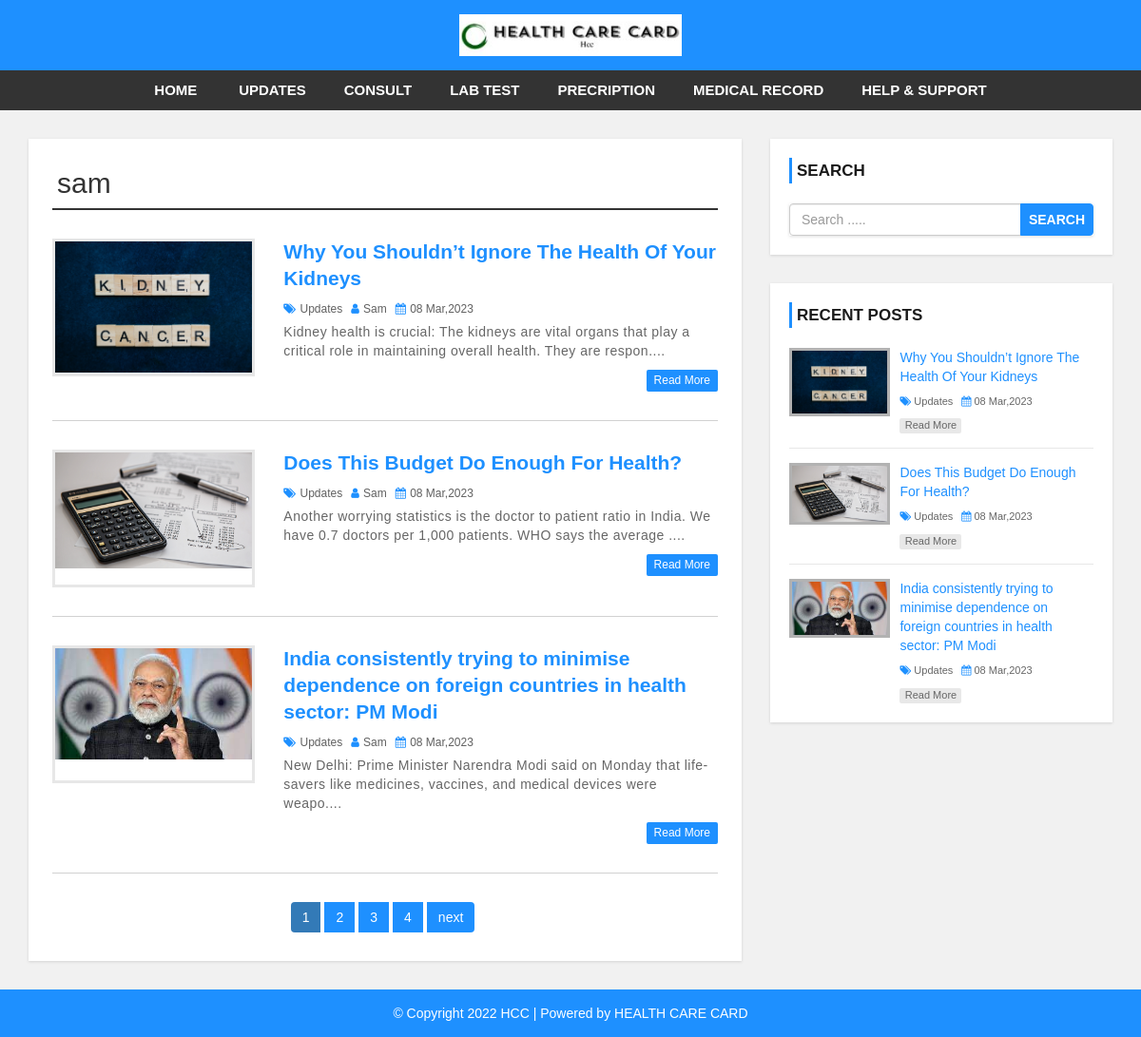
The app's page /author.php?aid=46 with its own data.
### tables this page shows
CREATE TABLE `settings` (
  `id` int(11) NOT NULL,
  `websitename` varchar(60) NOT NULL,
  `logo` varchar(50) NOT NULL,
  `footerdesc` varchar(255) NOT NULL
);

CREATE TABLE `category` (
  `category_id` int(11) NOT NULL,
  `category_name` varchar(100) NOT NULL,
  `post` int(11) NOT NULL DEFAULT 0
);

CREATE TABLE `user` (
  `user_id` int(10) UNSIGNED NOT NULL,
  `first_name` varchar(30) NOT NULL,
  `last_name` varchar(30) NOT NULL,
  `username` varchar(30) DEFAULT NULL,
  `password` varchar(40) DEFAULT NULL,
  `role` int(11) NOT NULL
);

CREATE TABLE `post` (
  `post_id` int(11) NOT NULL,
  `title` varchar(100) NOT NULL,
  `description` text NOT NULL,
  `category` varchar(100) NOT NULL,
  `post_date` varchar(50) NOT NULL,
  `author` int(11) NOT NULL,
  `post_img` varchar(100) NOT NULL
);

### config.php (called while the page is built, shortened)
<?php
$hostname = "http://localhost/Health-care-card/News-site/";
?>

### author.php (the view, shortened to what this page needs)
<?php include 'header.php'; ?>
    <div id="main-content">
      <div class="container">
        <div class="row">
            <div class="col-md-8">
                <div class = "post-container">
                   <?php
                   include 'config.php';
                   if(isset($_GET['aid'])){
                       $auth_id = $_GET['aid'];
                   }
                   $sql1 = "SELECT * FROM post JOIN user
                   ON post.author = user.user_id
                    WHERE user_id = {$auth_id}";
                   $result1 = mysqli_query($conn,$sql1) or die("Query Failed!!!");
                   $row1 = mysqli_fetch_assoc($result1);
                   ?>
                   <h2 class= "page-heading"><?php echo $row1['username']?></h2>
                   <?php
                        $limit = 3;
                        if(isset($_GET['page'])){
                            $page = $_GET['page'];
                        }else{
                            $page = 1;
                        }
                        $offset = ($page - 1) * $limit;
                        $sql = "SELECT * FROM post
                        LEFT JOIN category ON post.category = category.category_id
                        LEFT JOIN user ON post.author = user.user_id
                        WHERE author = {$auth_id}
                        ORDER BY post.post_id DESC LIMIT {$offset},{$limit}";
                         $result = mysqli_query($conn,$sql) or die("Query Faild!!");
                         if(mysqli_num_rows($result)>0){
                            while($row = mysqli_fetch_assoc($result))
                            {
                        ?>
                        <div class="post-content">
                            <div class="row">
                                <div class="col-md-4">
                                    <a class="post-img" href="single.php?id=<?php echo $row['post_id'];?>"><img src="admin/upload/<?php echo $row['post_img'];?>" alt=""/></a>
                                </div>
                                <div class="col-md-8">
                                    <div class="inner-content clearfix">
                                        <h3><a href='single.php?id=<?php echo $row['post_id'];?>'><?php echo $row['title'];?></a></h3>
                                        <div class="post-information">
                                            <span>
                                                <i class="fa fa-tags" aria-hidden="true"></i>
                                                <a href='category.php?cid=<?php echo $row['category'];?>'><?php echo $row['category_name'];?></a>
                                            </span>
                                            <span>
                                                <i class="fa fa-user" aria-hidden="true"></i>
                                                <a href='author.php?aid=<?php echo $row['author'];?>'><?php echo $row['username'];?></a>
                                            </span>
                                            <span>
                                                <i class="fa fa-calendar" aria-hidden="true"></i>
                                                <?php echo $row['post_date'];?>
                                            </span>
                                        </div>
                                        <p class="description">
                                        <?php echo substr($row['description'],0,130)."....";?>
                                        </p>
                                        <a class='read-more pull-right' href='single.php?id=<?php echo $row['post_id']?>'>read more</a>
                                    </div>
                                </div>
                            </div>
                        </div>
                        <?php
                            }
                        }else{
                            echo "<h2>No Record Found</h2>";
                        }
                        ?>
                         <?php
                        if(mysqli_num_rows($result1)>0){
                            $total_records = mysqli_num_rows($result1);
                            $total_page = ceil($total_records/$limit);
                            echo " <ul class='pagination admin-pagination'>";
                            for($i = 1;$i<=$total_page;$i++){
                                if($i == $page){
                                    $active = "active";
                                }else{
                                    $active = "";
                                }
                                echo '<li class='.$active.'><a href = "author.php?aid='.$auth_id = $_GET['aid'].'&page='.$i.'">'.$i.'</a></li>';
                            }
                            if($total_page > $page)
                            {
                                echo '<li><a href = "author.php?aid='.$auth_id = $_GET['aid'].'&page='.($page + 1).'">next</a></li>';
                            }
                            echo "</ul>";
                        }
                  ?>
               </div>
            </div>
            <?php include 'sidebar.php'; ?>
        </div>
      </div>
    </div>
<?php include 'footer.php'; ?>

### header.php (shortened to what this page needs)
<?php
include 'config.php';
?>
<!DOCTYPE html>
<html lang="en">
<head>
    <link rel="stylesheet" href="css/bootstrap.min.css" />
    <link rel="stylesheet" href="css/font-awesome.css">
    <link rel="stylesheet" href="css/style.css">
</head>
<body>
<div id="header">
    <div class="container">
        <div class="row">
            <div class=" col-md-offset-4 col-md-4">
            <?php
                    include 'config.php';
                    $sql = "SELECT * FROM settings";
                    $result = mysqli_query($conn,$sql) or die("Query Faild!!");
                    if(mysqli_num_rows($result)>0){
                        while($row = mysqli_fetch_assoc($result))
                        {
                            if($row['logo'] == ""){
                                echo '<a href="index.php"><h1>'.$row['websitename'].'</h1></a>';
                            }else{
                                echo '<a href="index.php" id="logo"><img src="admin/images/'.$row['logo'].'"></a>';
                            }
                        }
                    }
                ?>
            </div>
        </div>
    </div>
</div>
<div id="menu-bar">
    <div class="container">
        <div class="row">
            <div class="col-md-12">
                <?php
                include 'config.php';
                $sql = "SELECT * FROM category WHERE post > 0";
                $result = mysqli_query($conn,$sql) or die("Querry is not working!!!");
                if(mysqli_num_rows($result)>0){
                ?>
                <ul class='menu'>
                <li  ><a href='<?php echo $hostname; ?>'>Home</a></li>
                    <?php
                    while($row = mysqli_fetch_assoc($result)){
                        $active = "";
                        echo "<li  ><a class = '{$active}' href='category.php?cid={$row['category_id']}'>{$row['category_name']}</a></li>";
                    }
                    ?>
                </ul>
                <?php }?>
            </div>
        </div>
    </div>
</div>

### sidebar.php
<div id="sidebar" class="col-md-4">
    <div class="search-box-container">
        <h4>Search</h4>
        <form class="search-post" action="search.php" method ="GET">
            <div class="input-group">
                <input type="text" name="search" class="form-control" placeholder="Search .....">
                <span class="input-group-btn">
                    <button type="submit" class="btn btn-danger">Search</button>
                </span>
            </div>
        </form>
    </div>
    <div class="recent-post-container">
        <h4>Recent Posts</h4>
        <?php
         include 'config.php';
        $limit = 3;
         $sql = "SELECT * FROM post
         LEFT JOIN category ON post.category = category.category_id
         ORDER BY post.post_id DESC LIMIT {$limit}";
          $result = mysqli_query($conn,$sql) or die("Query Faild!!");
          if(mysqli_num_rows($result)>0){
             while($row = mysqli_fetch_assoc($result))
             {
        ?>
        <div class="recent-post">
            <a class="post-img" href="single.php?id=<?php echo $row['post_id'];?>">
                <img src="admin/upload/<?php echo $row['post_img'];?>" alt=""/>
            </a>
            <div class="post-content">
                <h5><a href="single.php?id=<?php echo $row['post_id'];?>"><?php echo $row['title'];?></a></h5>
                <span>
                    <i class="fa fa-tags" aria-hidden="true"></i>
                    <a href='category.php?cid=<?php echo $row['category'];?>'><?php echo $row['category_name'];?></a>
                </span>
                <span>
                    <i class="fa fa-calendar" aria-hidden="true"></i>
                    <?php echo $row['post_date'];?>
                </span>
                <a class="read-more" href="single.phpsingle.php?id=<?php echo $row['post_id'];?>">read more</a>
            </div>
        </div>
        <?php
            }
        }
        ?>
    </div>
</div>

### footer.php
<div id ="footer">
    <div class="container">
        <div class="row">
            <div class="col-md-12">
            <?php
                    include 'config.php';
                    $sql = "SELECT * FROM settings";
                    $result = mysqli_query($conn,$sql) or die("Query Faild!!");
                    if(mysqli_num_rows($result)>0){
                        while($row = mysqli_fetch_assoc($result))
                        {
                ?>
                <span><?php echo $row['footerdesc'];?></span>
                <?php
                        }
                    }
                ?>
            </div>
        </div>
    </div>
</div>
</body>
</html>

### css/style.css (style rules this page uses)
body { background: #f1f1f1; font-family: sans-serif,arial,Helvetica; }
a, a:hover, a:focus { text-decoration: none; outline: none; }
ul { margin:0; padding:0; list-style:none; }
h2.page-heading { margin: 5px 0 30px; padding: 0 5px 10px; border-bottom: 2px solid #333; }
form { background: #fff; padding: 25px; box-shadow:0 1px 3px rgba(0, 0, 0, 0.13); }
#header { background: #1e90ff; text-align: center; padding: 15px; }
#logo { display: inline-block; width: 65%; }
#logo img { width: 100%; }
#menu-bar { background: #333; text-align: center; }
#menu-bar .menu > li { display: inline-block; }
.menu > li > a { padding: 10px 20px; display: block; text-transform: uppercase; color: #fff; font-size: 15px; font-weight:600; transition:all 0.5s ease 0s; }
#main-content { padding: 30px 0; min-height: 750px; }
#main-content .post-container { background-color: #fff; padding: 25px; box-shadow: 0 1px 3px rgba(0, 0, 0, 0.13); }
#main-content .post-content { border-bottom: 1px solid #d1d1d1; padding: 0 0 30px; margin-bottom:30px; }
#main-content .post-content img { width: 100%; }
#main-content .post-content .post-img { border: 3px solid #e7e7e7; display: block; height: 145px; overflow: hidden; transition: border .3s; }
#main-content .post-content h3 { font-size: 21px; line-height: 28px; font-weight: 600; margin: 0 0 7px; }
#main-content .post-content h3 a { color: #1e90ff; transition:all 0.3s; }
#main-content .post-content .post-information span { color: #606060; font-size: 12px; text-transform: capitalize; margin: 0 5px 5px 0; display: inline-block; }
#main-content .post-content .post-information i { color: #1e90ff; margin-right: 1px; }
#main-content .post-content .post-information a { color: #606060; text-decoration: none; }
#main-content .post-content p, #main-content .single-post p { color: #666; font-size: 14px; letter-spacing: 0.5px; margin:0 0 10px; }
#main-content .post-content a.read-more { color: #fff; background-color: #1E90FF; font-size: 12px; text-transform: capitalize; padding: 3px 8px; border-radius: 2px; transition: all 0.3s; }
.pagination { display: block; text-align: center; margin: 0; }
.pagination li { display:inline-block; margin: 0 5px 0 0; }
.pagination li a { border: none; background: #1e90ff; color: #fff; }
i.fa { color:#222; }
#sidebar h4 { color: #1A1A1A; font-size: 17px; line-height: 27px; font-weight:600; text-transform: uppercase; padding: 0 0 0 5px; margin: 0 0 21px; border-left: 3px solid #1e90ff; }
#sidebar .search-box-container { background-color: #fff; padding: 20px; margin: 0 0 30px; box-shadow: 0 1px 3px rgba(0, 0, 0, 0.13); }
#sidebar .search-post { padding: 0; }
#sidebar .search-post input { color: #606060; }
#sidebar .search-post .btn { font-weight: 600; text-transform: uppercase; padding: 6px 8px; background-color: #1E90FF; border-color: #1E90FF; outline: none; }
#sidebar .recent-post-container { padding: 20px; background: #fff; box-shadow: 0 1px 3px rgba(0, 0, 0, 0.13); }
#sidebar .recent-post { border-bottom: 1px solid #e7e7e7; padding: 0 0 15px; margin: 0 0 15px; }
#sidebar .recent-post:last-child { margin: 0; padding: 0; border: none; }
#sidebar .recent-post .post-img { display: inline-block; width: 33%; border: 3px solid rgba(0,0,0,0.3); vertical-align: top; transition: border .3s; }
#sidebar .recent-post .post-img img { width: 100%; }
#sidebar .recent-post .post-content { width: 65%; display: inline-block; border: none; padding: 0 0 0 7px; margin: 0; }
#sidebar .recent-post h5 { font-size: 14px; line-height: 20px; margin: 0 0 5px; }
#sidebar .recent-post h5 a { color: #1E90FF; }
#sidebar .recent-post span { color: #666; font-size: 11px; display: inline-block; margin: 0 5px 10px 0; }
#sidebar .recent-post span a { color: #666; }
#sidebar .recent-post span i { color: #1E90FF; }
#sidebar .recent-post a.read-more { color: #666; background-color: rgba(0,0,0,0.09); width: 65px; font-size: 11px; text-align: center; padding: 0; display: block; transition: all 0.3s; }
#footer { color: #fff; padding:15px 0; text-align:center; background-color:#1e90ff; }
#footer a { color:#fff; }

### records on screen
settings: logo (picture), footerdesc "© Copyright 2022 HCC | Powered by HEALTH CARE CARD"
category: category_name "UPDATES"
category: category_name "CONSULT"
category: category_name "LAB TEST"
category: category_name "PRECRIPTION"
category: category_name "MEDICAL RECORD"
category: category_name "HELP & SUPPORT"
user: username "sam"
post: post_img (picture), title "Why You Shouldn’t Ignore The Health Of Your Kidneys", category.category_name "Updates", user.username "Sam", post_date "08 Mar,2023", description "Kidney health is crucial: The kidneys are vital organs that play a critical role in maintaining overall health. They are respon"
post: post_img (picture), title "Does This Budget Do Enough For Health?", category.category_name "Updates", user.username "Sam", post_date "08 Mar,2023", description "Another worrying statistics is the doctor to patient ratio in India. We have 0.7 doctors per 1,000 patients. WHO says the average"
post: post_img (picture), title "India consistently trying to minimise dependence on foreign countries in health sector: PM Modi", category.category_name "Updates", user.username "Sam", post_date "08 Mar,2023", description "New Delhi: Prime Minister Narendra Modi said on Monday that life-savers like medicines, vaccines, and medical devices were weapo"
